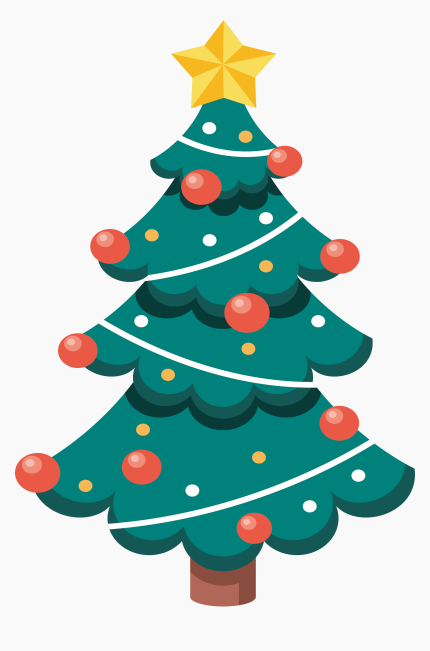
#> input picture julekalender/2025/knowit/24_2/juletreet.png, 860 x 1301 px (shown at 1/2 size)
$ python test.py
#> lines starting #> are read from the running program, lines starting #| are printed output that depends on the picture
from PIL import Image, ImageDraw

hints = [
    (562, 292),
    (415, 318),
    (395, 339),
    (215, 458),
    (283, 553),
    (675, 478),
    (943, 500),
    (486, 586),
    (69, 906),
    (821, 717),
    (274, 900),
    (701, 723),
    (671, 812),
]

img = Image.open("juletreet.png")
#> img is the input picture: PIL image 860x1301 RGBA; mean R, G, B, A 173.6, 201.1, 196, 255
draw = ImageDraw.Draw(img)

def draw_circle(draw, center, radius):
    cx, cy = center
    w, h = img.size

    # bounding square
    box = (
        max(0, cx - radius),
        max(0, cy - radius),
        min(w - 1, cx + radius),
        min(h - 1, cy + radius),
    )

    draw.ellipse(box, outline=(255, 0, 0, 255), width=3)

for i, c in enumerate(hints):
    try:
        p = img.getpixel(c)
        print(c, p)
        draw_circle(
            draw,
            c,
            50,
        )
        draw.point(c)
        draw.text(c, str(i), fill=(0, 0, 0, 255))
    except IndexError:
        print(c, "Out of bounds")
#> this loop made 13 passes
#> p on passes 1, 2, 3, 4, 5, 6, 8, 9, 10, 11, 12, 13: (236, 125, 111, 255), (0, 129, 124, 255), (154, 110, 95, 255), (236, 128, 116, 255), (20, 88, 85, 255), (236, 127, 114, 255), (166, 109, 94, 255), (236, 133, 121, 255), (249, 249, 249, 255), (176, 107, 91, 255), (20, 88, 85, 255), (236, 129, 117, 255)
#| (562, 292) (236, 125, 111, 255)
#| (415, 318) (0, 129, 124, 255)
#| (395, 339) (154, 110, 95, 255)
#| (215, 458) (236, 128, 116, 255)
#| (283, 553) (20, 88, 85, 255)
#| (675, 478) (236, 127, 114, 255)
#| (486, 586) (166, 109, 94, 255)
#| (69, 906) (236, 133, 121, 255)
#> (further printed lines are left out)

img.save("test.png")
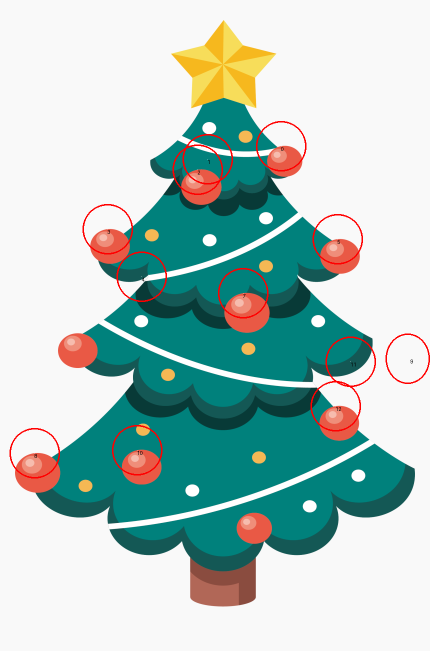
#> saved as test.png: PIL image 860x1301 RGBA (shown at 1/2 size); mean R, G, B, A 174.6, 199.5, 194.5, 255
